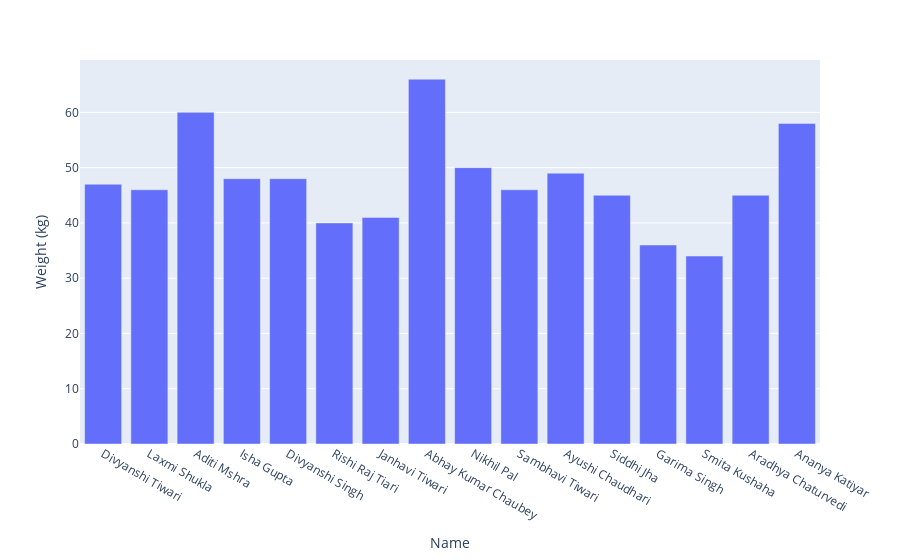

Notebook code for this chart:
### Code cell
fig = px.bar(df, x = 'Name', y = 'Weight (kg)')
fig.show()

### Figure 1 — Plotly figure (JSON) as saved in the notebook; plotly's stock layout.template omitted (floating-point values rounded to 4 significant figures)
{"data": [{"alignmentgroup": "True", "hovertemplate": "Name=%{x}<br>Weight (kg)=%{y}<extra></extra>", "legendgroup": "", "marker": {"color": "#636efa", "pattern": {"shape": ""}}, "name": "", "offsetgroup": "", "orientation": "v", "showlegend": false, "textposition": "auto", "type": "bar", "x": ["Divyanshi Tiwari", "Laxmi Shukla", "Aditi Mshra", "Isha Gupta", "Divyanshi Singh", "Rishi Raj Tiari", "Janhavi Tiwari", "Abhay Kumar Chaubey", "Nikhil Pal", "Sambhavi Tiwari", "Ayushi Chaudhari", "Siddhi Jha", "Garima Singh", "Smita Kushaha", "Aradhya Chaturvedi", "Ananya Katiyar"], "xaxis": "x", "y": [47, 46, 60, 48, 48, 40, 41, 66, 50, 46, 49, 45, 36, 34, 45, 58], "yaxis": "y"}], "layout": {"barmode": "relative", "legend": {"tracegroupgap": 0}, "margin": {"t": 60}, "xaxis": {"anchor": "y", "domain": [0, 1], "title": {"text": "Name"}}, "yaxis": {"anchor": "x", "domain": [0, 1], "title": {"text": "Weight (kg)"}}}}
